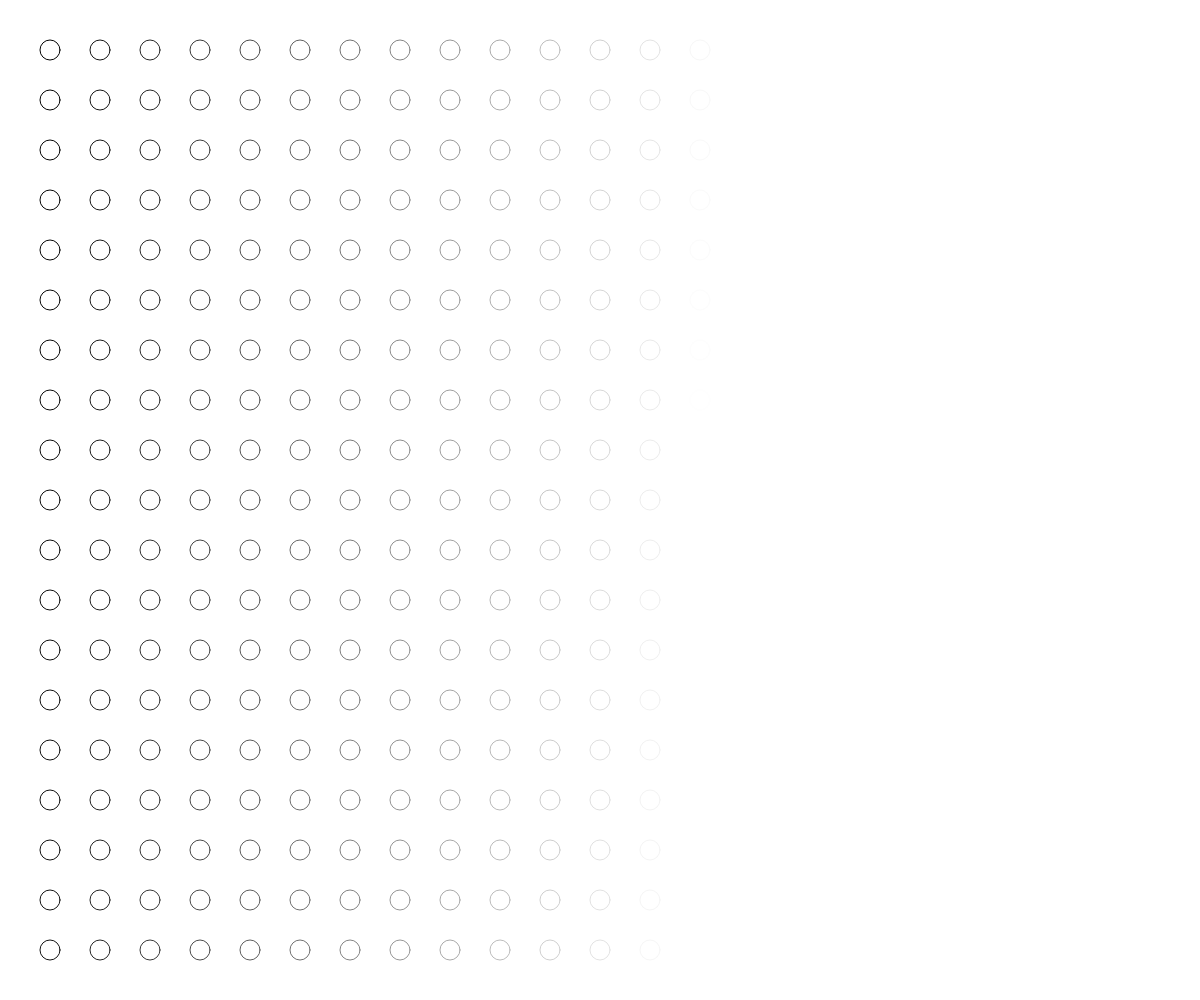
Frame 1 (no input)
Frame 60 (no input): identical to frame 1, image omitted
Frame 120 (the mouse pressed at the canvas centre since frame 60): identical to frame 1, image omitted

The p5.js sketch that drew this single still picture (run headless with seeded random() and noise() and a simulated clock; from frame 60 on, the mouse is pressed at the canvas centre):

// p5.js sketch
// ── sketch.js
var s = 20;
var inc = 50;
function setup() {
  createCanvas(windowWidth, windowHeight);
  noFill();
}

function draw() {
  background(255);

  var count = 0; // crea una variable llamada count
                  // lo usaremos para contar nuestras iteraciones


  for(var x = 50; x <= width-50; x += inc){

    for (var y = 50; y <= height-50; y += inc){
      stroke(count);
      // Y o definimos el tamaño del trazo (strokeWeight) y la escala
      //usando count con una multiplicacion
      //strokeWeight(count*0.2); 
      ellipse(x, y, s, s);
      // incrementmos 1 count
      count++;
    }
  }
}
